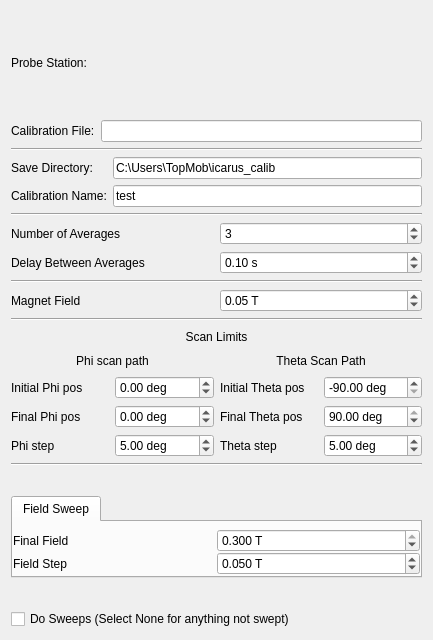
<?xml version="1.0" encoding="UTF-8"?>
<ui version="4.0">
 <class>Form</class>
 <widget class="QWidget" name="Form">
  <property name="geometry">
   <rect>
    <x>0</x>
    <y>0</y>
    <width>433</width>
    <height>640</height>
   </rect>
  </property>
  <property name="windowTitle">
   <string>Form</string>
  </property>

<layout class="QVBoxLayout" name="verticalLayout">
   <item>
    <layout class="QGridLayout" name="station_params">
     <item row="0" column="0">
      <widget class="QLabel" name="label_12">
       <property name="enabled">
        <bool>true</bool>
       </property>
       <property name="text">
        <string>Probe Station:</string>
       </property>
      </widget>
     </item>
     <item row="0" column="1">
      <widget class="QLabel" name="station_name">
       <property name="enabled">
        <bool>true</bool>
       </property>
      </widget>
     </item>
     <item row="1" column="1">
      <widget class="QLineEdit" name="calib_file">
      </widget>
     </item>
      <item row="1" column="0">
      <widget class="QLabel" name="label_12">
       <property name="enabled">
        <bool>true</bool>
       </property>
       <property name="text">
        <string>Calibration File:</string>
       </property>
      </widget>
     </item>
    </layout>
   </item>

    <item>
    <widget class="Line" name="line">
     <property name="orientation">
      <enum>Qt::Horizontal</enum>
     </property>
    </widget>
   </item>
   <item>
    <layout class="QGridLayout" name="save_params">
     <item row="0" column="1">
      <widget class="QLineEdit" name="save_dir">
       <property name="text">
        <string>C:\Users\TopMob\icarus_calib</string>
       </property>
       <property name="placeholderText">
        <string>C:\Users\</string>
       </property>
      </widget>
     </item>
     <item row="1" column="0">
      <widget class="QLabel" name="label_12">
       <property name="enabled">
        <bool>true</bool>
       </property>
       <property name="text">
        <string>Calibration Name:</string>
       </property>
      </widget>
     </item>
     <item row="0" column="0">
      <widget class="QLabel" name="label_8">
       <property name="text">
        <string>Save Directory:</string>
       </property>
      </widget>
     </item>
     <item row="1" column="1">
      <widget class="QLineEdit" name="name">
       <property name="text">
        <string>test</string>
       </property>
       <property name="placeholderText">
        <string>test</string>
       </property>
      </widget>
     </item>
    </layout>
   </item>
   <item>
    <widget class="Line" name="line_2">
     <property name="orientation">
      <enum>Qt::Horizontal</enum>
     </property>
    </widget>
   </item>
   <item>
    <layout class="QGridLayout" name="gridLayout_2">
     <item row="0" column="0">
      <widget class="QLabel" name="label_4">
       <property name="text">
        <string>Number of Averages</string>
       </property>
      </widget>
     </item>
     <item row="0" column="1">
      <widget class="QSpinBox" name="num_averages">
       <property name="value">
        <number>3</number>
       </property>
      </widget>
     </item>
     <item row="1" column="0">
      <widget class="QLabel" name="label_5">
       <property name="text">
        <string>Delay Between Averages</string>
       </property>
      </widget>
     </item>
     <item row="1" column="1">
      <widget class="QDoubleSpinBox" name="delay">
       <property name="suffix">
        <string> s</string>
       </property>
       <property name="singleStep">
        <double>0.010000000000000</double>
       </property>
       <property name="value">
        <double>0.100000000000000</double>
       </property>
      </widget>
     </item>
    </layout>
   </item>
   <item>
    <widget class="Line" name="line">
     <property name="orientation">
      <enum>Qt::Horizontal</enum>
     </property>
    </widget>
   </item>
   <item>
    <layout class="QGridLayout" name="gridLayout">
     <item row="0" column="1">
      <widget class="QDoubleSpinBox" name="mag_field">
       <property name="suffix">
        <string> T</string>
       </property>
       <property name="decimals">
        <number>2</number>
       </property>
       <property name="minimum">
        <double>-0.30000000000000</double>
       </property>
       <property name="maximum">
        <double>0.30000000000000</double>
       </property>
       <property name="singleStep">
        <double>0.00100000000000</double>
       </property>
       <property name="value">
        <double>0.0500000000000000</double>
       </property>
      </widget>
     </item>
     <item row="0" column="0">
      <widget class="QLabel" name="label_6">
       <property name="text">
        <string>Magnet Field</string>
       </property>
      </widget>
     </item>
    </layout>
   </item>
   <item>
    <widget class="Line" name="line_4">
     <property name="orientation">
      <enum>Qt::Horizontal</enum>
     </property>
    </widget>
   </item>
   <item>
    <layout class="QGridLayout" name="gridLayout_3">
     <item row="1" column="0" colspan="2">
      <widget class="QLabel" name="label_10">
       <property name="text">
        <string>Phi scan path</string>
       </property>
       <property name="alignment">
        <set>Qt::AlignCenter</set>
       </property>
      </widget>
     </item>
     <item row="0" column="0" colspan="4">
      <widget class="QLabel" name="label_9">
       <property name="text">
        <string>Scan Limits</string>
       </property>
       <property name="alignment">
        <set>Qt::AlignCenter</set>
       </property>
      </widget>
     </item>
     <item row="2" column="1">
      <widget class="QDoubleSpinBox" name="phi_start">
       <property name="suffix">
        <string> deg</string>
       </property>
       <property name="decimals">
        <number>2</number>
       </property>
       <property name="minimum">
        <double>-173.000000000000000</double>
       </property>
       <property name="maximum">
        <double>172.000000000000000</double>
       </property>
       <property name="singleStep">
        <double>0.010000000000000</double>
       </property>
       <property name="value">
        <double>0.000000000000000</double>
       </property>
      </widget>
     </item>
     <item row="1" column="2" colspan="2">
      <widget class="QLabel" name="label_11">
       <property name="text">
        <string>Theta Scan Path</string>
       </property>
       <property name="alignment">
        <set>Qt::AlignCenter</set>
       </property>
      </widget>
     </item>
     <item row="3" column="0">
      <widget class="QLabel" name="label_15">
       <property name="text">
        <string>Final Phi pos</string>
       </property>
      </widget>
     </item>
     <item row="3" column="1">
      <widget class="QDoubleSpinBox" name="phi_end">
       <property name="suffix">
        <string> deg</string>
       </property>
       <property name="decimals">
        <number>2</number>
       </property>
       <property name="minimum">
        <double>-173.000000000000000</double>
       </property>
       <property name="maximum">
        <double>172.000000000000000</double>
       </property>
       <property name="singleStep">
        <double>0.010000000000000</double>
       </property>
       <property name="value">
        <double>0.000000000000000</double>
       </property>
      </widget>
     </item>
     <item row="3" column="3">
      <widget class="QDoubleSpinBox" name="theta_end">
       <property name="suffix">
        <string> deg</string>
       </property>
       <property name="decimals">
        <number>2</number>
       </property>
       <property name="minimum">
        <double>-90.000000000000000</double>
       </property>
       <property name="maximum">
        <double>90.000000000000000</double>
       </property>
       <property name="singleStep">
        <double>0.010000000000000</double>
       </property>
       <property name="value">
        <double>90.000000000000000</double>
       </property>
      </widget>
     </item>
     <item row="3" column="2">
      <widget class="QLabel" name="label_19">
       <property name="text">
        <string>Final Theta pos</string>
       </property>
      </widget>
     </item>
     <item row="2" column="2">
      <widget class="QLabel" name="label_14">
       <property name="text">
        <string>Initial Theta pos</string>
       </property>
      </widget>
     </item>
     <item row="2" column="0">
      <widget class="QLabel" name="label_13">
       <property name="text">
        <string>Initial Phi pos</string>
       </property>
      </widget>
     </item>
     <item row="2" column="3">
      <widget class="QDoubleSpinBox" name="theta_start">
       <property name="suffix">
        <string> deg</string>
       </property>
       <property name="decimals">
        <number>2</number>
       </property>
       <property name="minimum">
        <double>-90.000000000000000</double>
       </property>
       <property name="maximum">
        <double>90.000000000000000</double>
       </property>
       <property name="singleStep">
        <double>0.010000000000000</double>
       </property>
       <property name="value">
        <double>-90.000000000000000</double>
       </property>
      </widget>
     </item>
     <item row="4" column="0">
      <widget class="QLabel" name="label_20">
       <property name="text">
        <string>Phi step</string>
       </property>
      </widget>
     </item>
     <item row="4" column="2">
      <widget class="QLabel" name="label_21">
       <property name="text">
        <string>Theta step</string>
       </property>
      </widget>
     </item>
     <item row="4" column="1">
      <widget class="QDoubleSpinBox" name="phi_step">
       <property name="suffix">
        <string> deg</string>
       </property>
       <property name="decimals">
        <number>2</number>
       </property>
       <property name="maximum">
        <double>10.000000000000000</double>
       </property>
       <property name="singleStep">
        <double>0.001000000000000</double>
       </property>
       <property name="value">
        <double>5.000000000000000</double>
       </property>
      </widget>
     </item>
     <item row="4" column="3">
      <widget class="QDoubleSpinBox" name="theta_step">
       <property name="suffix">
        <string> deg</string>
       </property>
       <property name="decimals">
        <number>2</number>
       </property>
       <property name="maximum">
        <double>10.000000000000000</double>
       </property>
       <property name="singleStep">
        <double>0.001000000000000</double>
       </property>
       <property name="value">
        <double>5.000000000000000</double>
       </property>
      </widget>
     </item>
    </layout>
   </item>
   <item>
    <widget class="Line" name="line_4">
     <property name="orientation">
      <enum>Qt::Horizontal</enum>
     </property>
    </widget>
   </item>
   <item alignment="Qt::AlignVCenter">
    <widget class="QTabWidget" name="sweep_type_tab">
     <property name="enabled">
      <bool>true</bool>
     </property>
     <property name="sizePolicy">
      <sizepolicy hsizetype="Expanding" vsizetype="Preferred">
       <horstretch>0</horstretch>
       <verstretch>0</verstretch>
      </sizepolicy>
     </property>
     <property name="maximumSize">
      <size>
       <width>500</width>
       <height>16777215</height>
      </size>
     </property>
     <property name="tabPosition">
      <enum>QTabWidget::North</enum>
     </property>
     <property name="currentIndex">
      <number>0</number>
     </property>
     <widget class="QWidget" name="angle_tab">
      <attribute name="title">
       <string>Field Sweep</string>
      </attribute>
      <layout class="QVBoxLayout" name="verticalLayout_5">
       <property name="spacing">
        <number>0</number>
       </property>
       <property name="leftMargin">
        <number>0</number>
       </property>
       <property name="topMargin">
        <number>6</number>
       </property>
       <property name="rightMargin">
        <number>0</number>
       </property>
       <property name="bottomMargin">
        <number>0</number>
       </property>
       <item>
        <layout class="QGridLayout" name="field_params">
         <item row="0" column="0">
          <widget class="QLabel" name="label_19">
           <property name="text">
            <string>Final Field</string>
           </property>
          </widget>
         </item>
         <item row="0" column="1">
          <widget class="QDoubleSpinBox" name="field_end">
           <property name="suffix">
            <string> T</string>
           </property>
           <property name="decimals">
            <number>3</number>
           </property>
           <property name="maximum">
            <double>0.300000000000000</double>
           </property>
           <property name="singleStep">
            <double>0.0010000000000000</double>
           </property>
           <property name="value">
            <double>0.300000000000000</double>
           </property>
          </widget>
         </item>
         <item row="1" column="1">
          <widget class="QDoubleSpinBox" name="field_step">
           <property name="suffix">
            <string> T</string>
           </property>
           <property name="decimals">
            <number>3</number>
           </property>
           <property name="maximum">
            <double>0.100000000000000</double>
           </property>
           <property name="singleStep">
            <double>0.010000000000000</double>
           </property>
           <property name="value">
            <double>0.050000000000000</double>
           </property>
          </widget>
         </item>
         <item row="1" column="0">
          <widget class="QLabel" name="label_9">
           <property name="text">
            <string>Field Step</string>
           </property>
          </widget>
         </item>
        </layout>
       </item>
      </layout>
     </widget>
    </widget>
   </item>
   <item>
    <widget class="QCheckBox" name="do_sweeps">
     <property name="text">
      <string>Do Sweeps (Select None for anything not swept)</string>
     </property>
    </widget>
   </item>
  </layout>
 </widget>
 <resources/>
 <connections/>
</ui>
